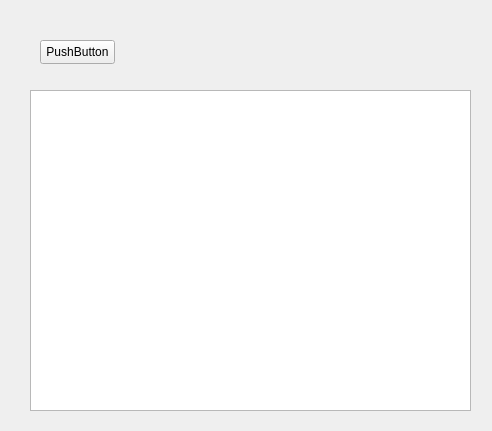
<?xml version="1.0" encoding="UTF-8"?>
<ui version="4.0">
 <class>OrderView</class>
 <widget class="QWidget" name="OrderView">
  <property name="geometry">
   <rect>
    <x>0</x>
    <y>0</y>
    <width>492</width>
    <height>431</height>
   </rect>
  </property>
  <property name="windowTitle">
   <string>Form</string>
  </property>
  <widget class="QPushButton" name="pushButton_add">
   <property name="geometry">
    <rect>
     <x>40</x>
     <y>40</y>
     <width>75</width>
     <height>24</height>
    </rect>
   </property>
   <property name="text">
    <string>PushButton</string>
   </property>
  </widget>
  <widget class="QTableView" name="tableView">
   <property name="geometry">
    <rect>
     <x>30</x>
     <y>90</y>
     <width>441</width>
     <height>321</height>
    </rect>
   </property>
  </widget>
 </widget>
 <resources/>
 <connections/>
</ui>
